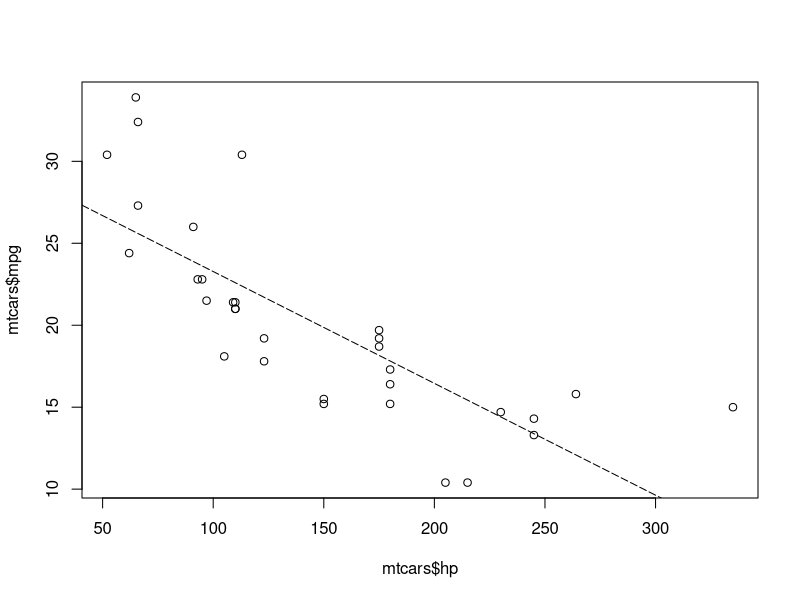

Recreate this plot in R.
data(mtcars)

#Scatter Plot
plot(mtcars$hp, mtcars$mpg) # hp= x-axis, mpg=y-axis

fit = lm(mpg~hp, data=mtcars) #mpg is y-axis, hp is x-axis

#Best Fit Line
abline(fit,lty=5)
